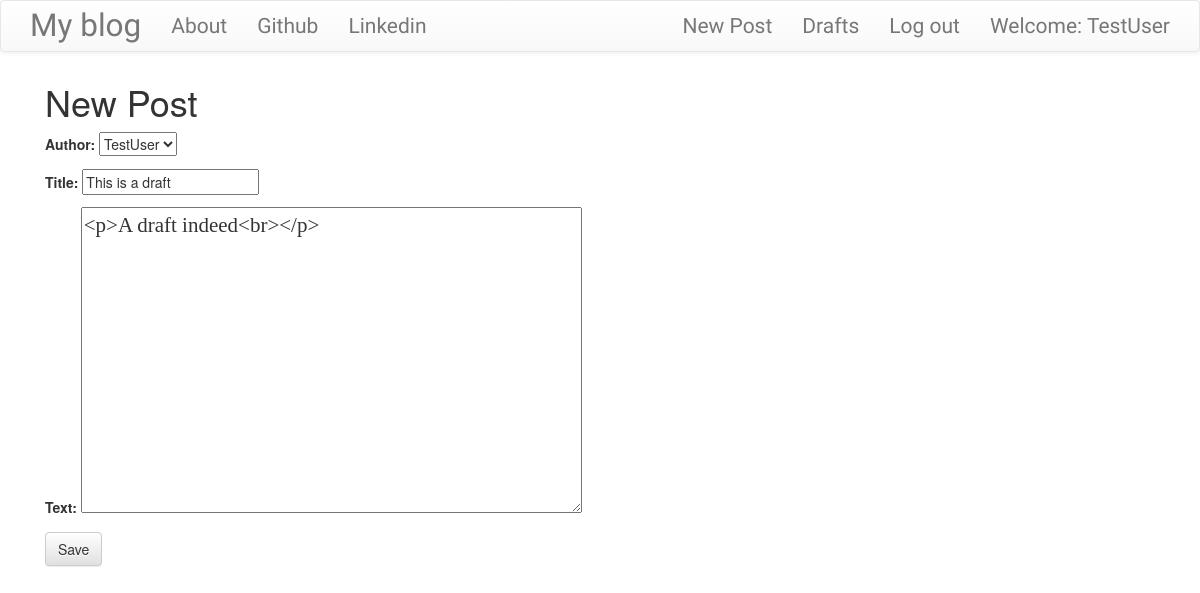
The page /post/9/edit/ (signed in) on the database its author committed.
### blog/models.py (models this page shows, shortened)
class Post(models.Model):
    author = models.ForeignKey('auth.User', on_delete=CASCADE)
    title = models.CharField(max_length=200)
    text = models.TextField()
    created_date = models.DateTimeField(default=timezone.now)
    published_date = models.DateTimeField(blank=True,null=True)

### blog/views.py (the view)
# urls.py: url(r'^post/(?P<pk>\d+)/edit/$',views.PostUpdateView.as_view(),name='post_edit'),
class PostUpdateView(LoginRequiredMixin,UpdateView):
    login_url = '/login/'
    redirect_field_name = 'blog/post_detail.html'
    form_class = PostForm
    model = Post

### blog/forms.py
class PostForm(forms.ModelForm):
    class Meta():
        model = Post
        fields = ('author','title','text')
        widgets = {
            'title':forms.TextInput(attrs={'class':'textinputClass'}),
            'text':forms.Textarea(attrs={'class':'editable medium-editor-textarea postcontent'})
        }

### blog/templates/blog/post_form.html (shortened to what this page needs)
{% extends "blog/base.html" %}
{% block content %}
    <h1>New Post</h1>
    <form class="post-form" method="POST">
        {{form.as_p}}
        <button type="submit" class="save btn btn-default">Save</button>
    </form>
{% endblock %}

### blog/templates/blog/base.html (shortened to what this page needs)
<!DOCTYPE html>
{% load static %}
<html lang="en">
<head>
    <link rel="stylesheet" href="https://maxcdn.bootstrapcdn.com/bootstrap/3.3.7/css/bootstrap.min.css">
    <link rel="stylesheet" href="https://maxcdn.bootstrapcdn.com/bootstrap/3.3.7/css/bootstrap-theme.min.css">
    <link rel="stylesheet" href="//cdn.jsdelivr.net/npm/medium-editor@latest/dist/css/medium-editor.min.css" type="text/css" media="screen" charset="utf-8">
    <link rel="stylesheet" href="{% static 'css/blog.css' %}">
</head>
<body>
    <nav class="navbar navbar-default techfont custom-navbar">
        <div class="container">
            <ul class="nav navbar-nav">
                <li><a class="navbar-brand bigbrand" href="{% url 'post_list' %}">My blog</a></li>
                <li><a href="{% url 'about' %}">About</a></li>
                <li><a href ="https://www.github.com">Github</a></li>
                <li><a href ="https://www.linkedin.com">Linkedin</a></li>
            </ul>
            <ul class="nav navbar-nav navbar-right">
                {% if user.is_authenticated %}
                <li>
                    <a href="{% url 'post_new' %}">New Post</a>
                </li>
                <li>
                    <a href="{% url 'post_draft_list' %}">Drafts</a>
                </li>
                <li>
                    <a href="{% url 'logout' %}">Log out</a>
                </li>
                <li>
                    <a>Welcome: {{ user.username }}</a>
                </li>
                {% else %}
                <li>
                    <a class="nav navbar-right" href="{% url 'login' %}"><span class="glyphicon glyphicon-user"></span></a>
                </li>
                {% endif %}
            </ul>
        </div>
    </nav>
    <div class="content container">
        <div class="col-md-8">
            {% block content %}
            {% endblock %}
        </div>
    </div>
</body>
</html>

### blog/static/css/blog.css (style rules this page uses)
.techfont { font-family: 'Bona Nova', serif; font-size: 1.5em; margin-bottom: 10px; }
.bigbrand { font-size: 1.5em; }
.postcontent { font-family: 'Montserrat'; font-size: 1.5em; }

### rows shown on the page
Post: author "TestUser", title "This is a draft", text "<p>A draft indeed<br></p>"

### other values the page prints
{{ user.username }} "TestUser"
